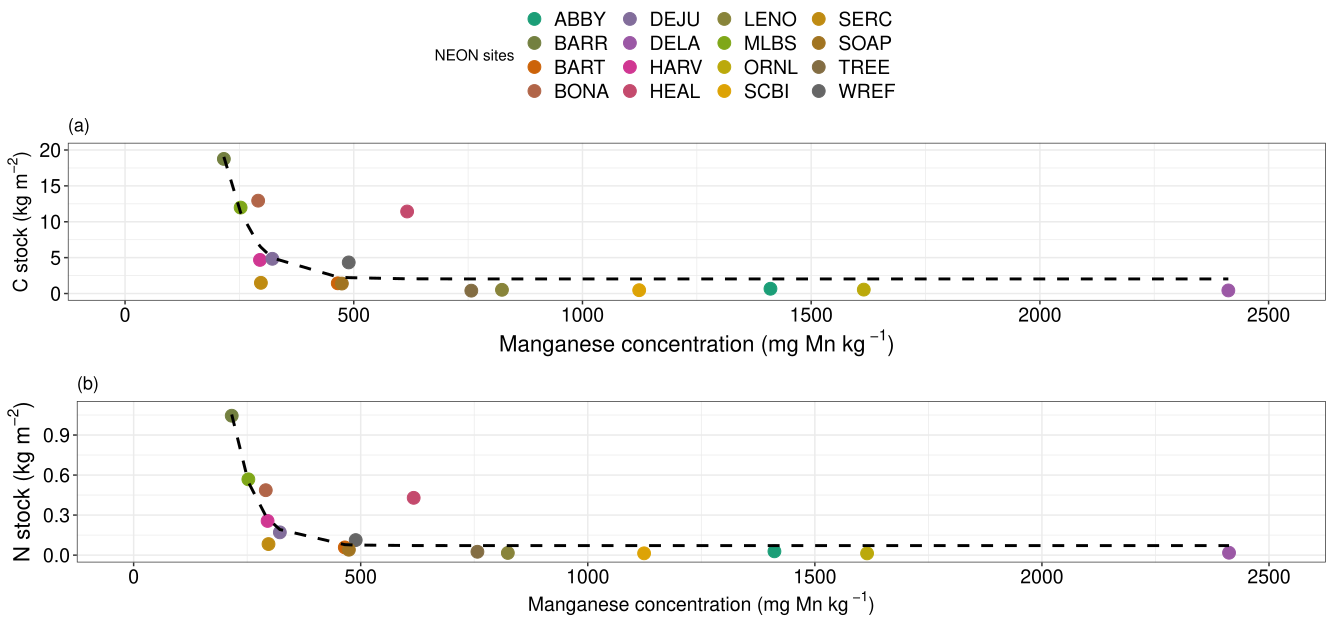

Source code (R):
#Fernanda Santos and Elizabeth Herndon, 2022


#Figure S1

# Run Code_GBC2022_Figure1 first


#Set the colors so that there are 16 different colors instead of 8
mycolors = c(colorRampPalette(brewer.pal(name="Dark2", n = 8))(16))

plot1_sites <- ggplot(cor, aes(x= Mn, y= C_stock)) + ggtitle("(a)") + geom_point(data=cor, aes (color=site), size=4, shape=19) + labs(y=(expression(paste("C stock (kg m"^"-2",")"))), x=(expression(paste("Manganese concentration (mg Mn kg"^" -1",")")))) + theme_bw() + xlim(0,2500) + ylim(0,20) + theme(legend.text=element_text(size=14), axis.title.x=element_text(colour="black", face="bold", size=16), axis.title.y = element_text(colour="black", face="bold", size=14), axis.text = element_text(colour="black", size=14)) + geom_line(aes(y=predlmC), size=1, linetype = "dashed", color = "black")   + scale_color_manual(name= "NEON sites", values = mycolors)


plot2_sites <- ggplot(cor, aes(x= Mn, y= N_stock)) + ggtitle("(b)") + geom_point(data=cor, aes (color=site), size=4, shape=19) + labs(y=(expression(paste("N stock (kg m"^"-2",")"))), x=(expression(paste("Manganese concentration (mg Mn kg"^" -1",")")))) + theme_bw() + xlim(0,2500) + ylim(0,1.1) + theme(legend.position = "none", legend.text=element_text(size=14), axis.title.x=element_text(colour="black", face="bold", size=14), axis.title.y = element_text(colour="black", face="bold", size=16), axis.text = element_text(colour="black", size=14)) + geom_line(aes(y=predlmN), size=1, linetype = "dashed", color = "black") + scale_color_manual(name= "NEON sites", values = mycolors)


#Figure S1

ggarrange(plot1_sites, plot2_sites, nrow=2, common.legend = TRUE)
